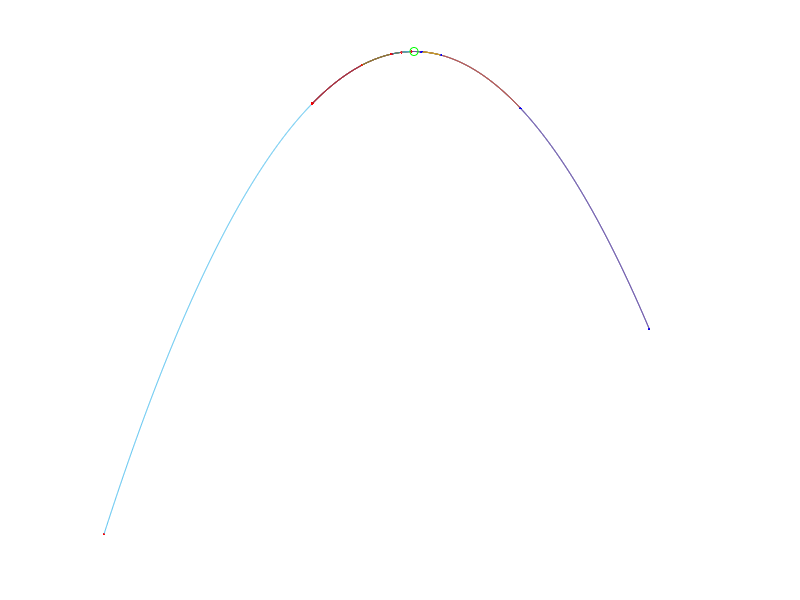

Write MATLAB code to recreate this figure.
f = @(x) (3/4*x-(x-1).^2);
% (9/4*x-(x-1).^2+100)

x=-10:0.01:10;

N=9; % number of iterations (~max 15)
P=0.02; % animation speed (~0.02-0.2)

a=-10; 
b=10; 
alpha=0.01;

%%% Animation
[~, argmax] = max(f(x));
top = x(argmax);
plot(x,f(x),"Color",'w');
axis off
axis tight
hold on
limxa=a;
limxb = 2*top-limxa;
lims=f(a);
limst = (5*f(top)-lims)/4;
xlim([limxa limxb])
ylim([lims limst])
pause(P)
%%% fibonacci sequence generation
fibo = ones(N+1,1);
for i=3:N+1
    fibo(i)=fibo(i-1)+fibo(i-2);
end

%%% main comparation loop
for j=1:N
    plot(a,f(a),'.','Color','r',MarkerSize=12);
    plot(b,f(b),'.','Color','b',MarkerSize=12);
    pause(P)
    plot((a:0.01:b),f((a:0.01:b)));
    pause(P/2)
    for lim_ab = 1:40
        lims = (1-alpha)*lims+alpha*f(a);
        limst = (5*f(top)-lims)/4;
        limxa = (1-alpha)*limxa + alpha*a;
        limxb = 2*top-limxa;
        
        xlim([limxa limxb])
        ylim([lims limst])
        drawnow
    end
    d=abs(b-a);
    a_1=b-(fibo(N-j+1)/fibo(N-j+2))*d;
    b_1=a+(fibo(N-j+1)/fibo(N-j+2))*d;
    if f(a_1)<=f(b_1)
        a=a_1;
    else
        b=b_1;
    end
end
plot(top,f(top),'o','Color','g',MarkerSize=3);
pause(2);
while limxa>-10 || lims-f(x(1))>0.1
    if limxa>-10
        limxa = limxa - 0.1;
        limxb = 2*top-limxa;
    end
    if lims>=f(x(1))
        lims = (0.7)*lims - abs(0.3*f(x(1)));
    end
    xlim([limxa limxb])
    ylim([lims limst])
    drawnow
end
pause(P*5)
hold off
